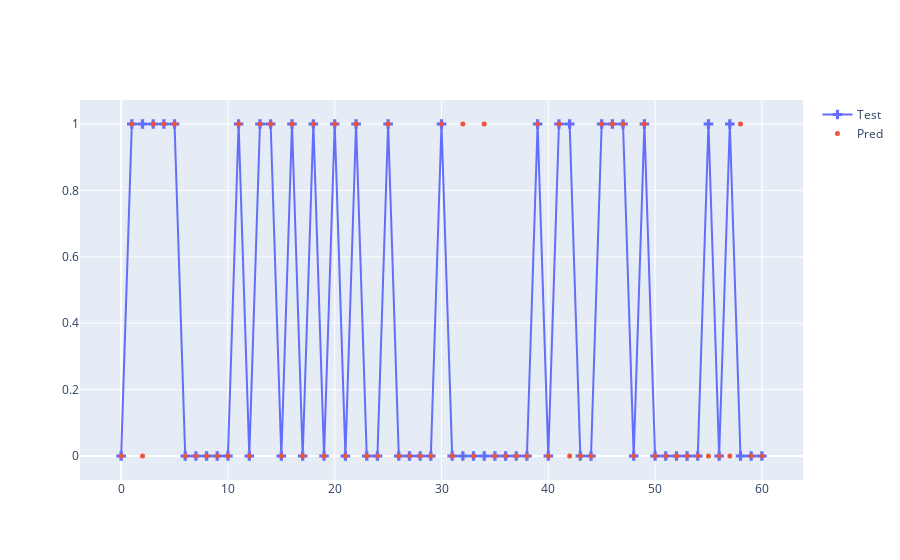

This figure's notebook cell:
### Code cell
# Make predictions

y_pred = lg.predict(X_test)
actual = []
predcition = []
for i,j in zip(y_test,y_pred):
    actual.append(i)
    predcition.append(j)
dic = {'Actual':actual,
       'Prediction':predcition
       }
result  = pd.DataFrame(dic)
fig = go.Figure() 
fig.add_trace(go.Scatter(x=np.arange(0,len(y_test)), y=y_test,
                    mode='markers+lines',marker = dict(size = 8, symbol = 'cross'),
                    name='Test'))
fig.add_trace(go.Scatter(x=np.arange(0,len(y_test)), y=y_pred,
                    mode='markers',marker = dict(size=5),
                    name='Pred'))

# Create a Plotly figure to visualize actual vs. predicted values

### Figure 1 — Plotly figure (JSON) as saved in the notebook; plotly's stock layout.template omitted (floating-point values rounded to 4 significant figures)
{"data": [{"marker": {"size": 8, "symbol": "cross"}, "mode": "markers+lines", "name": "Test", "type": "scatter", "x": [0, 1, 2, 3, 4, 5, 6, 7, 8, 9, 10, 11, 12, 13, 14, 15, 16, 17, 18, 19, 20, 21, 22, 23, 24, 25, 26, 27, 28, 29, 30, 31, 32, 33, 34, 35, 36, 37, 38, 39, 40, 41, 42, 43, 44, 45, 46, 47, 48, 49, 50, 51, 52, 53, 54, 55, 56, 57, 58, 59, 60], "y": [0, 1, 1, 1, 1, 1, 0, 0, 0, 0, 0, 1, 0, 1, 1, 0, 1, 0, 1, 0, 1, 0, 1, 0, 0, 1, 0, 0, 0, 0, 1, 0, 0, 0, 0, 0, 0, 0, 0, 1, 0, 1, 1, 0, 0, 1, 1, 1, 0, 1, 0, 0, 0, 0, 0, 1, 0, 1, 0, 0, 0]}, {"marker": {"size": 5}, "mode": "markers", "name": "Pred", "type": "scatter", "x": [0, 1, 2, 3, 4, 5, 6, 7, 8, 9, 10, 11, 12, 13, 14, 15, 16, 17, 18, 19, 20, 21, 22, 23, 24, 25, 26, 27, 28, 29, 30, 31, 32, 33, 34, 35, 36, 37, 38, 39, 40, 41, 42, 43, 44, 45, 46, 47, 48, 49, 50, 51, 52, 53, 54, 55, 56, 57, 58, 59, 60], "y": [0, 1, 0, 1, 1, 1, 0, 0, 0, 0, 0, 1, 0, 1, 1, 0, 1, 0, 1, 0, 1, 0, 1, 0, 0, 1, 0, 0, 0, 0, 1, 0, 1, 0, 1, 0, 0, 0, 0, 1, 0, 1, 0, 0, 0, 1, 1, 1, 0, 1, 0, 0, 0, 0, 0, 0, 0, 0, 1, 0, 0]}], "layout": {}}
